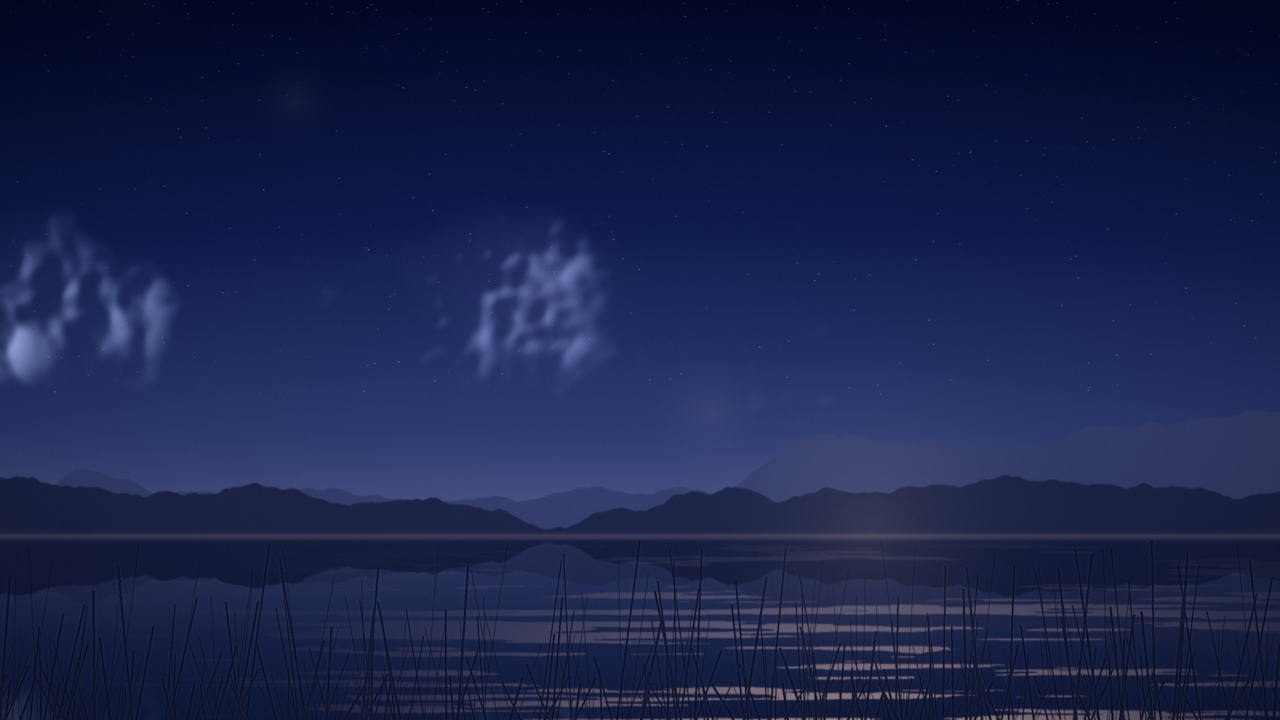
#> input picture tools/tottori-mv/scenes/01_togo_lake_blue_hour.jpg, 2560 x 1440 px (shown at 1/2 size); its folder holds only this picture in this run
$ python -i art.py   (imports and definitions only)
#> lines starting #> are read from the running program, lines starting #| are printed output that depends on the picture
# -*- coding: utf-8 -*-
"""新海誠風・鳥取県風景 procedural painter (numpy + Pillow)."""
import numpy as np
from PIL import Image, ImageFilter

W, H = 2560, 1440
rng_global = np.random.default_rng(20260821)

# ---------- noise ----------
def _lerp(a, b, t): return a + (b - a) * t
def _fade(t): return t * t * t * (t * (t * 6 - 15) + 10)

def value_noise(h, w, res, seed):
    r = np.random.default_rng(seed)
    gh, gw = res
    grid = r.random((gh + 1, gw + 1))
    y = np.linspace(0, gh, h, endpoint=False)
    x = np.linspace(0, gw, w, endpoint=False)
    y0 = y.astype(int); x0 = x.astype(int)
    ty = _fade(y - y0)[:, None]; tx = _fade(x - x0)[None, :]
    a = grid[y0][:, x0]; b = grid[y0][:, x0 + 1]
    c = grid[y0 + 1][:, x0]; d = grid[y0 + 1][:, x0 + 1]
    return _lerp(_lerp(a, b, tx), _lerp(c, d, tx), ty)

def fbm(h, w, res=(4, 6), octaves=6, gain=0.5, seed=0, lac=2.0):
    out = np.zeros((h, w)); amp = 1.0; norm = 0.0; ry, rx = res
    for o in range(octaves):
        out += amp * value_noise(h, w, (max(1, int(ry)), max(1, int(rx))), seed + o * 977)
        norm += amp; amp *= gain; ry *= lac; rx *= lac
    return out / norm

# [11 lines left out: function fbm1d, not called in this run]

# ---------- color helpers ----------
def hexc(s):
    s = s.lstrip('#')
    return np.array([int(s[i:i+2], 16) for i in (0, 2, 4)], dtype=np.float64) / 255.0

# [9 lines left out: function vgrad, not called in this run]

YY, XX = np.mgrid[0:H, 0:W].astype(np.float64)
NY, NX = YY / H, XX / W

def radial(cx, cy, r, soft=1.0):
    d = np.sqrt(((NX - cx) * (W / H)) ** 2 + (NY - cy) ** 2)
    return np.clip(1 - d / r, 0, 1) ** soft

def screen(base, col, mask):
    c = hexc(col)[None, None, :]
    m = mask[..., None]
    return 1 - (1 - base) * (1 - c * m)

def over(base, col, mask):
    c = hexc(col)[None, None, :]
    return base * (1 - mask[..., None]) + c * mask[..., None]

def blur(a, r):
    if a.ndim == 2:
        im = Image.fromarray((np.clip(a, 0, 1) * 255).astype(np.uint8), 'L')
        return np.asarray(im.filter(ImageFilter.GaussianBlur(r))).astype(np.float64) / 255
    im = Image.fromarray((np.clip(a, 0, 1) * 255).astype(np.uint8), 'RGB')
    return np.asarray(im.filter(ImageFilter.GaussianBlur(r))).astype(np.float64) / 255

# ---------- elements ----------
# [55 lines left out: functions clouds, sun_disc, god_rays, stars, not called in this run]

def milky_way(img, seed=9):
    a = -0.55
    d = np.abs((NY - 0.42) - a * (NX - 0.5))
    band = np.exp(-(d / 0.17) ** 2)
    n = fbm(H, W, res=(3, 6), octaves=7, gain=0.6, seed=seed)
    m = np.clip(band * (0.35 + n * 0.9) - 0.18, 0, 1)
    img = screen(img, '#9fb8ff', blur(m, 18) * 0.45)
    img = screen(img, '#f0e6ff', blur(m, 6) * 0.22)
    r = np.random.default_rng(seed)
    n2 = (r.random((H, W)) < (band * 0.0022)).astype(float) * r.random((H, W))
    img = screen(img, '#ffffff', blur(n2, 0.8) * 2.2)
    return img

# [189 lines left out: functions mountains, peak, water, dunes, silhouette_mask, grass and 6 more, not called in this run]

def to_image(img):
    return Image.fromarray((np.clip(img, 0, 1) * 255).astype(np.uint8), 'RGB')

>>> import cv2
>>> picture = cv2.imread('scenes/01_togo_lake_blue_hour.jpg', cv2.IMREAD_GRAYSCALE)
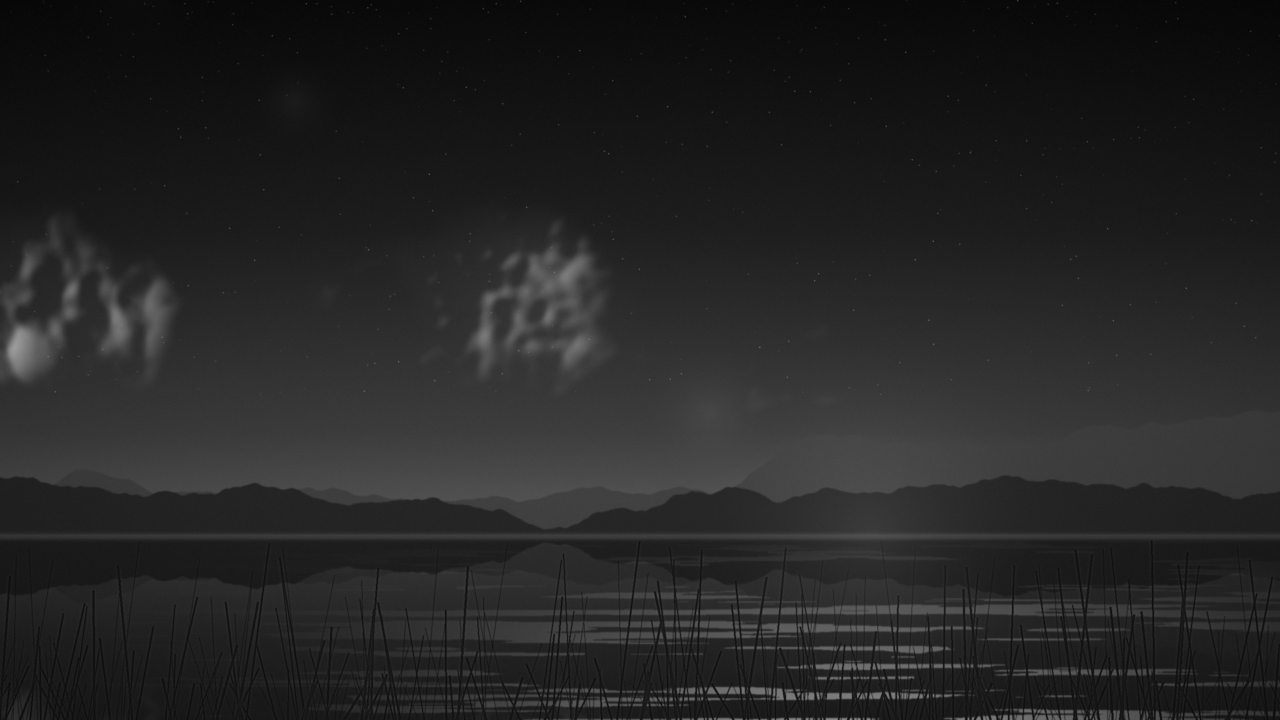
#> picture: shape (1440, 2560) (shown at 1/2 size); min 0, max 156, mean 36.6
>>> result = milky_way(picture)
#> in blur, `im = Image.fromarray((np.clip(a, 0, 1) * 255).astype(np.uint8), 'L')`:
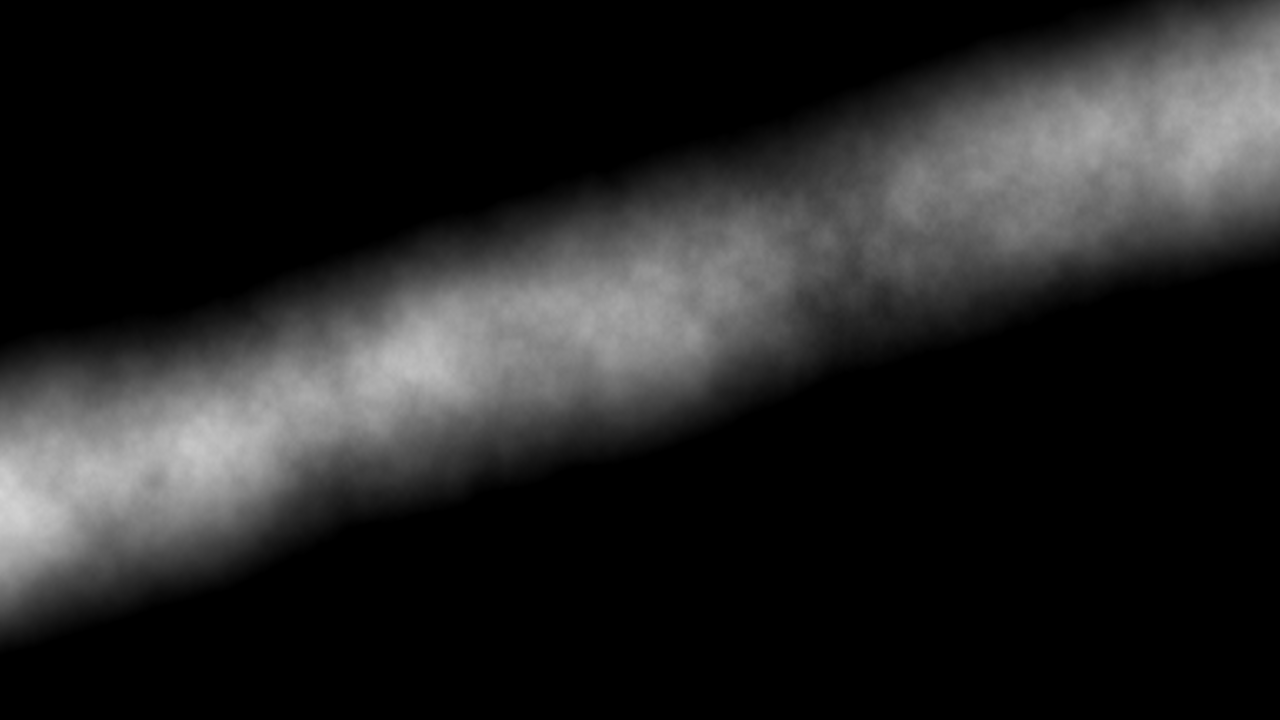
#> im: PIL image 2560x1440 L (shown at 1/2 size); min 0, max 213, mean 35.5
#> in hexc, `s = s.lstrip('#')`: s = '9fb8ff'
#> in screen, `c = hexc(col)[None, None, :]`: c = [[0.624, 0.722, 1]]
#> in screen, `m = mask[..., None]`:
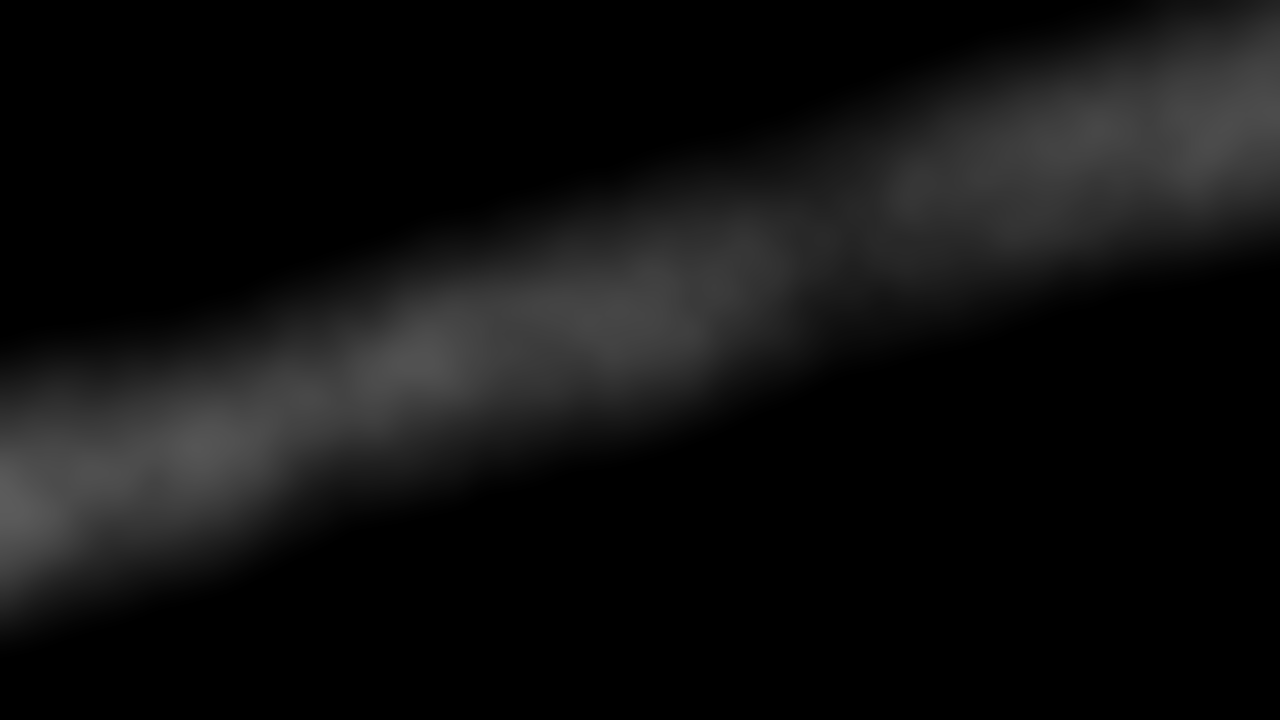
#> m: shape (1440, 2560, 1) float64 (shown at 1/2 size); min 0, max 0.36, mean 0.0627
#> (the run stopped early here; a loop or call above may not have finished)

$ run again, on tools/tottori-mv/scenes/02_uradome_night.jpg
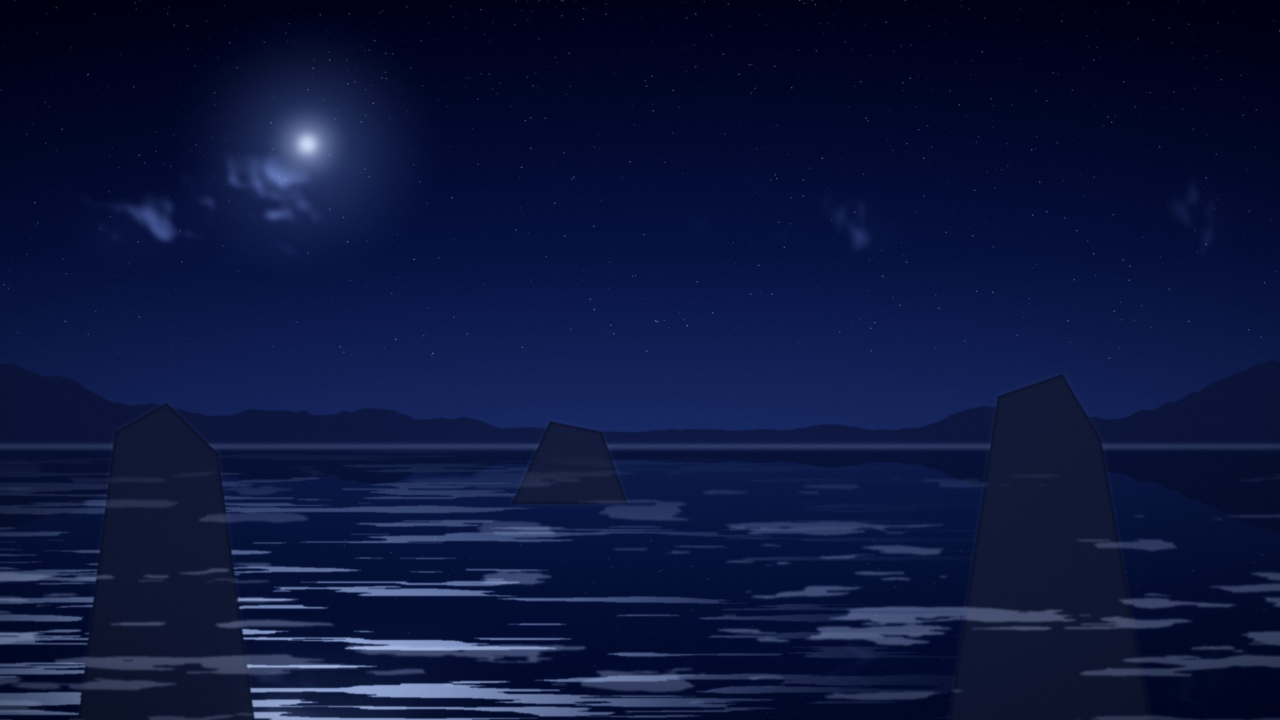
#> input picture tools/tottori-mv/scenes/02_uradome_night.jpg, 2560 x 1440 px (shown at 1/2 size)
#> `picture = cv2.imread('scenes/01_togo_lake_blue_hour.jpg', cv2.IMREAD_G..`:
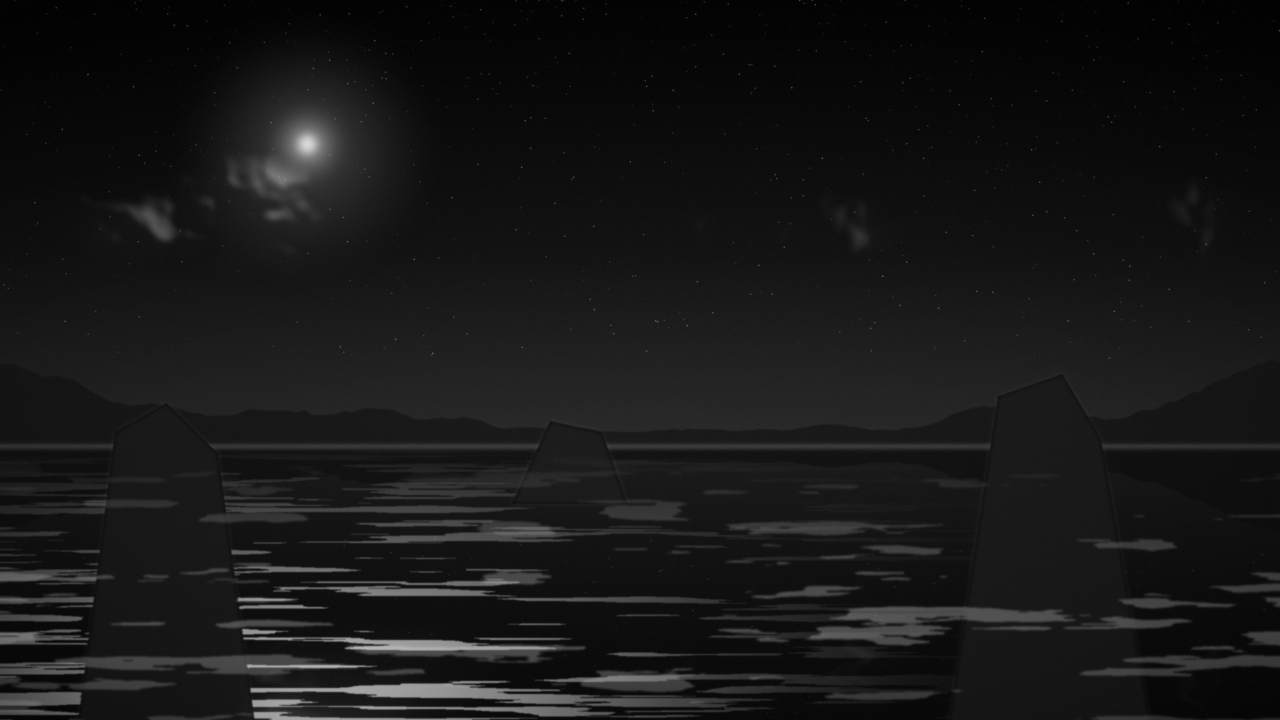
#> picture: shape (1440, 2560) (shown at 1/2 size); min 0, max 218, mean 23.1
#> s = '9fb8ff'
#> c = [[0.624, 0.722, 1]]

$ run again, on tools/tottori-mv/scenes/03_dunes_night.jpg
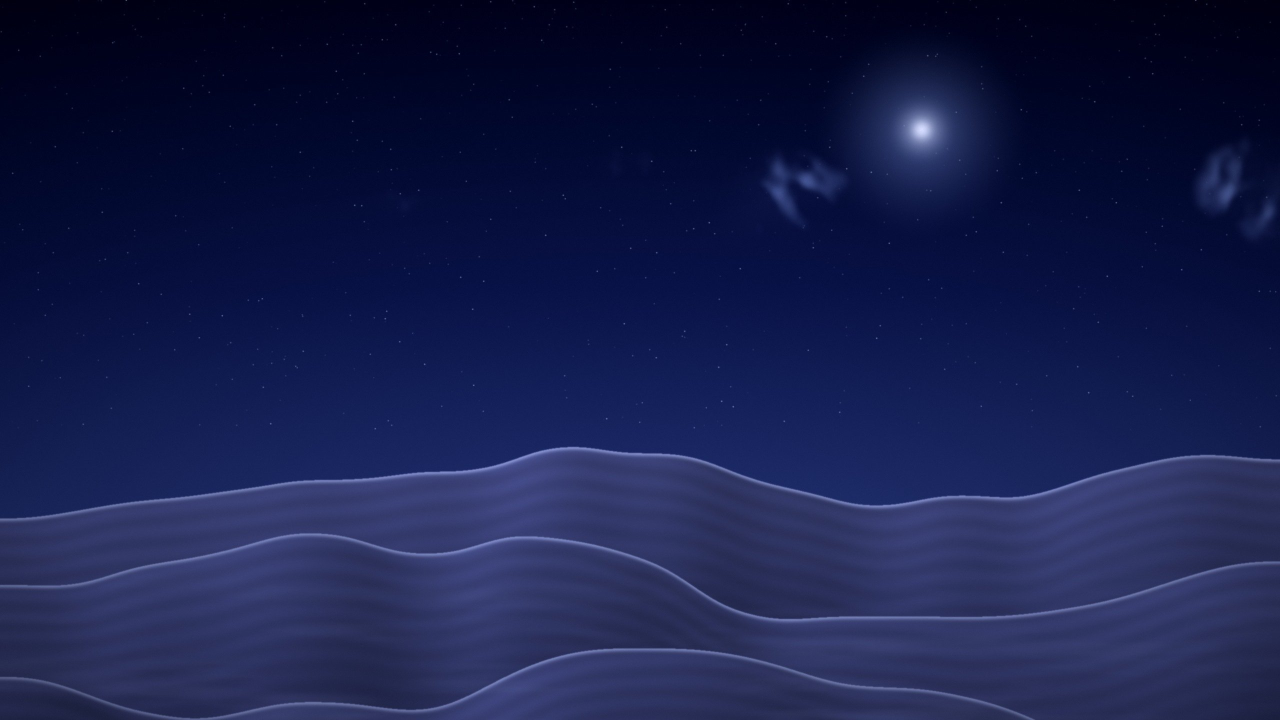
#> input picture tools/tottori-mv/scenes/03_dunes_night.jpg, 2560 x 1440 px (shown at 1/2 size)
#> `picture = cv2.imread('scenes/01_togo_lake_blue_hour.jpg', cv2.IMREAD_G..`:
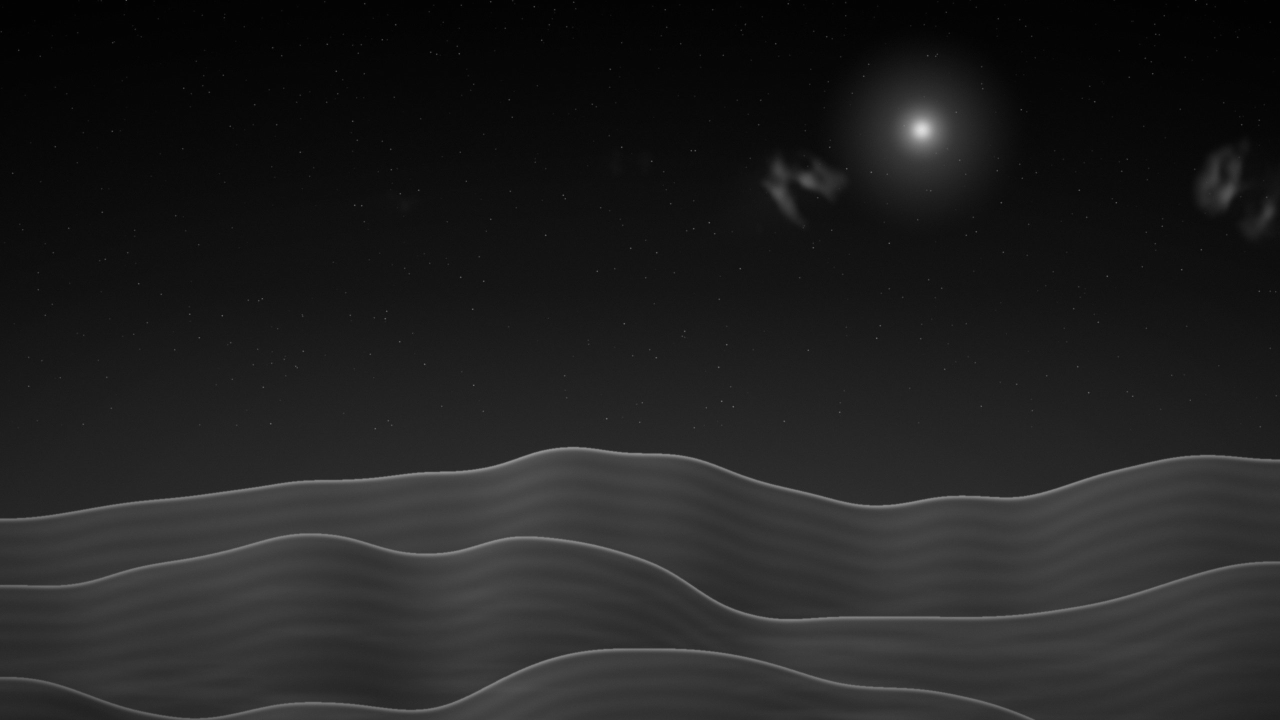
#> picture: shape (1440, 2560) (shown at 1/2 size); min 0, max 222, mean 32.9
#> s = '9fb8ff'
#> c = [[0.624, 0.722, 1]]
